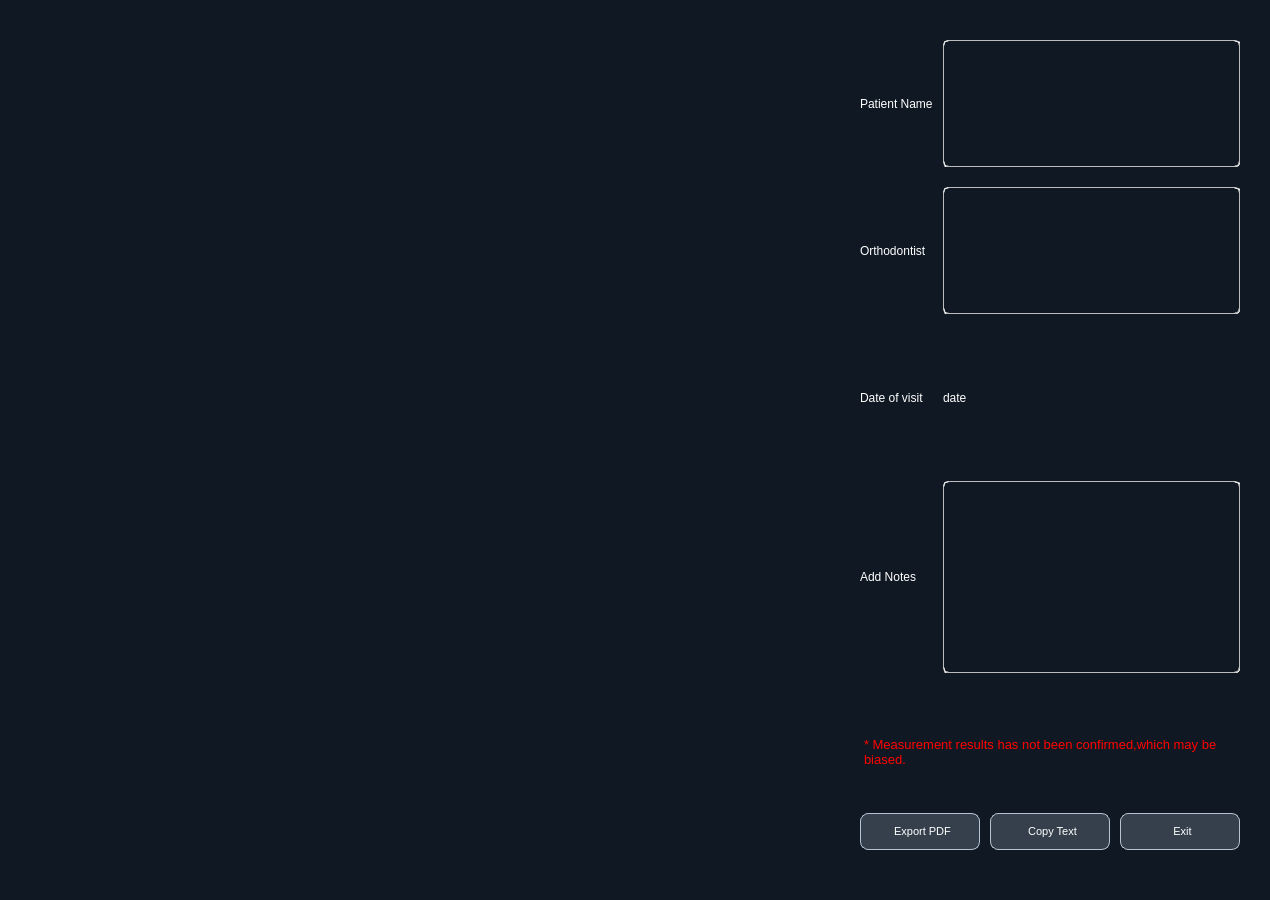
<?xml version="1.0" encoding="UTF-8"?>
<ui version="4.0">
 <class>PdfReaderGui</class>
 <widget class="QWidget" name="PdfReaderGui">
  <property name="geometry">
   <rect>
    <x>0</x>
    <y>0</y>
    <width>1270</width>
    <height>900</height>
   </rect>
  </property>
  <property name="sizePolicy">
   <sizepolicy hsizetype="Fixed" vsizetype="Fixed">
    <horstretch>0</horstretch>
    <verstretch>0</verstretch>
   </sizepolicy>
  </property>
  <property name="maximumSize">
   <size>
    <width>1515</width>
    <height>900</height>
   </size>
  </property>
  <property name="windowTitle">
   <string>AnalysisReportGui</string>
  </property>
  <property name="styleSheet">
   <string notr="true">QWidget
{
background-color:rgb(15,24,35);
font: 10pt &quot;微软雅黑&quot;;
color:white;
border:none;
}

QLineEdit
{
	border-color:rgb(188, 188, 188);
	border-width:1px;
	border-radius:5px;
	border-style:groove;
}

QTextEdit
{
	border-color:rgb(188, 188, 188);
	border-width:1px;
	border-radius:5px;
	border-style:groove;
}


QToolButton {
	min-height: 32px;
	background-color: #36404c;
	color: white;
	border-radius: 8px; 
    font: 8pt; 
    border:1px solid #b6c4d1;
    text-align:center;
    padding-left: 23px;
    padding-right: 18px;
}

QToolButton:disabled {
	background-color: #36404c;
	color: rgb(120, 120, 120);
}

QToolButton:hover {
	background-color: #5e6976;
	color: white;
}

QToolButton:pressed {
	background-color: #36404c;
	color: white;
}

QPushButton#closeBtn {
    border-image: url(:/dark/res/dark/images/titleBar/close.svg);
}

QPushButton#closeBtn:pressed {
    border-image: url(:/dark/res/dark/images/titleBar/close_blue.svg);
}

QTextEdit#textEdit
{
	color:red;
	border-width:0px;
	border-radius:0px;
	border-style:groove;
}

QWidget#PdfReaderGui QCheckBox:enabled {
    color: white;
}

QWidget#PdfReaderGui QCheckBox:!enabled {
    color: gray;
}

QWidget#PdfReaderGui QCheckBox:checked:!enabled {
    color: gray;
}

QWidget#PdfReaderGui QCheckBox:indeterminate:!enabled {
    color: gray;
}

QWidget#PdfReaderGui QCheckBox::indicator {
    width: 13px;
    height: 13px;
}

    QWidget#PdfReaderGui QCheckBox::indicator:unchecked {
        image: url(:/res/dark/images/radio_normal.png);
        color: white;
    }

    QWidget#PdfReaderGui QCheckBox::indicator:checked {
        image: url(:/res/dark/images/radio_pressed.png);
        color: white;
    }

    QWidget#PdfReaderGui QCheckBox::indicator:disabled {
        image: url(:/res/dark/images/radio_disabled.png);
        color: gray;
    }
</string>
  </property>
  <layout class="QHBoxLayout" name="horizontalLayout_2">
   <property name="spacing">
    <number>10</number>
   </property>
   <property name="leftMargin">
    <number>30</number>
   </property>
   <property name="topMargin">
    <number>40</number>
   </property>
   <property name="rightMargin">
    <number>30</number>
   </property>
   <property name="bottomMargin">
    <number>30</number>
   </property>
   <item>
    <widget class="QScrollArea" name="scrollArea">
     <property name="sizePolicy">
      <sizepolicy hsizetype="Expanding" vsizetype="Minimum">
       <horstretch>0</horstretch>
       <verstretch>0</verstretch>
      </sizepolicy>
     </property>
     <property name="minimumSize">
      <size>
       <width>820</width>
       <height>0</height>
      </size>
     </property>
     <property name="widgetResizable">
      <bool>true</bool>
     </property>
     <property name="alignment">
      <set>Qt::AlignLeading|Qt::AlignLeft|Qt::AlignVCenter</set>
     </property>
     <widget class="QWidget" name="scrollAreaWidgetContents">
      <property name="geometry">
       <rect>
        <x>0</x>
        <y>0</y>
        <width>820</width>
        <height>830</height>
       </rect>
      </property>
      <layout class="QVBoxLayout" name="verticalLayout_3">
       <property name="spacing">
        <number>10</number>
       </property>
       <property name="leftMargin">
        <number>0</number>
       </property>
       <property name="topMargin">
        <number>0</number>
       </property>
       <property name="rightMargin">
        <number>0</number>
       </property>
       <property name="bottomMargin">
        <number>0</number>
       </property>
       <item>
        <layout class="QVBoxLayout" name="verticalLayout_2">
         <property name="spacing">
          <number>10</number>
         </property>
         <property name="sizeConstraint">
          <enum>QLayout::SetMaximumSize</enum>
         </property>
        </layout>
       </item>
      </layout>
     </widget>
    </widget>
   </item>
   <item>
    <layout class="QVBoxLayout" name="verticalLayout">
     <property name="spacing">
      <number>20</number>
     </property>
     <item>
      <layout class="QGridLayout" name="gridLayout">
       <property name="horizontalSpacing">
        <number>10</number>
       </property>
       <property name="verticalSpacing">
        <number>20</number>
       </property>
       <item row="3" column="0">
        <widget class="QLabel" name="date_lab">
         <property name="text">
          <string>Date of visit</string>
         </property>
        </widget>
       </item>
       <item row="3" column="1">
        <widget class="QLabel" name="date_value_lab">
         <property name="text">
          <string>date</string>
         </property>
        </widget>
       </item>
       <item row="4" column="0">
        <widget class="QLabel" name="note_lab">
         <property name="text">
          <string>Add Notes</string>
         </property>
        </widget>
       </item>
       <item row="1" column="0">
        <widget class="QLabel" name="patient_name_lab">
         <property name="text">
          <string>Patient Name</string>
         </property>
        </widget>
       </item>
       <item row="4" column="1">
        <widget class="QTextEdit" name="note_textEdit">
         <property name="sizePolicy">
          <sizepolicy hsizetype="Expanding" vsizetype="Preferred">
           <horstretch>0</horstretch>
           <verstretch>0</verstretch>
          </sizepolicy>
         </property>
        </widget>
       </item>
       <item row="1" column="1">
        <widget class="QLineEdit" name="patient_name_lineEdit">
         <property name="sizePolicy">
          <sizepolicy hsizetype="Expanding" vsizetype="Preferred">
           <horstretch>0</horstretch>
           <verstretch>0</verstretch>
          </sizepolicy>
         </property>
        </widget>
       </item>
       <item row="2" column="1">
        <widget class="QLineEdit" name="doctor_name_lineEdit">
         <property name="sizePolicy">
          <sizepolicy hsizetype="Expanding" vsizetype="Preferred">
           <horstretch>0</horstretch>
           <verstretch>0</verstretch>
          </sizepolicy>
         </property>
        </widget>
       </item>
       <item row="2" column="0">
        <widget class="QLabel" name="doctor_name_lab">
         <property name="text">
          <string>Orthodontist</string>
         </property>
        </widget>
       </item>
      </layout>
     </item>
     <item>
      <layout class="QVBoxLayout" name="verticalLayout_5">
       <property name="spacing">
        <number>20</number>
       </property>
       <property name="topMargin">
        <number>20</number>
       </property>
       <item>
        <layout class="QVBoxLayout" name="all_select_verticalLayout_5">
         <property name="spacing">
          <number>20</number>
         </property>
         <property name="bottomMargin">
          <number>20</number>
         </property>
        </layout>
       </item>
       <item>
        <layout class="QGridLayout" name="checkbox_gridLayout">
         <property name="horizontalSpacing">
          <number>10</number>
         </property>
         <property name="verticalSpacing">
          <number>20</number>
         </property>
        </layout>
       </item>
      </layout>
     </item>
     <item>
      <widget class="QTextEdit" name="textEdit">
       <property name="maximumSize">
        <size>
         <width>16777215</width>
         <height>60</height>
        </size>
       </property>
       <property name="readOnly">
        <bool>true</bool>
       </property>
       <property name="html">
        <string>&lt;!DOCTYPE HTML PUBLIC &quot;-//W3C//DTD HTML 4.0//EN&quot; &quot;http://www.w3.org/TR/REC-html40/strict.dtd&quot;&gt;
&lt;html&gt;&lt;head&gt;&lt;meta name=&quot;qrichtext&quot; content=&quot;1&quot; /&gt;&lt;style type=&quot;text/css&quot;&gt;
p, li { white-space: pre-wrap; }
&lt;/style&gt;&lt;/head&gt;&lt;body style=&quot; font-family:'微软雅黑'; font-size:10pt; font-weight:400; font-style:normal;&quot;&gt;
&lt;p style=&quot; margin-top:0px; margin-bottom:0px; margin-left:0px; margin-right:0px; -qt-block-indent:0; text-indent:0px;&quot;&gt;* Measurement results has not been confirmed,which may be biased.&lt;/p&gt;&lt;/body&gt;&lt;/html&gt;</string>
       </property>
      </widget>
     </item>
     <item>
      <layout class="QHBoxLayout" name="horizontalLayout">
       <property name="spacing">
        <number>10</number>
       </property>
       <property name="bottomMargin">
        <number>20</number>
       </property>
       <item>
        <widget class="QToolButton" name="export_toolButton">
         <property name="sizePolicy">
          <sizepolicy hsizetype="Preferred" vsizetype="Fixed">
           <horstretch>0</horstretch>
           <verstretch>0</verstretch>
          </sizepolicy>
         </property>
         <property name="minimumSize">
          <size>
           <width>100</width>
           <height>34</height>
          </size>
         </property>
         <property name="maximumSize">
          <size>
           <width>200</width>
           <height>16777215</height>
          </size>
         </property>
         <property name="layoutDirection">
          <enum>Qt::RightToLeft</enum>
         </property>
         <property name="text">
          <string>Export PDF</string>
         </property>
         <property name="toolButtonStyle">
          <enum>Qt::ToolButtonTextBesideIcon</enum>
         </property>
        </widget>
       </item>
       <item>
        <widget class="QToolButton" name="copy_text_toolButton">
         <property name="sizePolicy">
          <sizepolicy hsizetype="Preferred" vsizetype="Fixed">
           <horstretch>0</horstretch>
           <verstretch>0</verstretch>
          </sizepolicy>
         </property>
         <property name="minimumSize">
          <size>
           <width>100</width>
           <height>34</height>
          </size>
         </property>
         <property name="maximumSize">
          <size>
           <width>200</width>
           <height>16777215</height>
          </size>
         </property>
         <property name="layoutDirection">
          <enum>Qt::RightToLeft</enum>
         </property>
         <property name="text">
          <string>Copy Text</string>
         </property>
         <property name="toolButtonStyle">
          <enum>Qt::ToolButtonTextBesideIcon</enum>
         </property>
        </widget>
       </item>
       <item>
        <widget class="QToolButton" name="cancel_toolButton">
         <property name="sizePolicy">
          <sizepolicy hsizetype="Preferred" vsizetype="Fixed">
           <horstretch>0</horstretch>
           <verstretch>0</verstretch>
          </sizepolicy>
         </property>
         <property name="minimumSize">
          <size>
           <width>100</width>
           <height>34</height>
          </size>
         </property>
         <property name="maximumSize">
          <size>
           <width>200</width>
           <height>16777215</height>
          </size>
         </property>
         <property name="layoutDirection">
          <enum>Qt::RightToLeft</enum>
         </property>
         <property name="text">
          <string>Exit</string>
         </property>
         <property name="toolButtonStyle">
          <enum>Qt::ToolButtonTextBesideIcon</enum>
         </property>
         <property name="autoRaise">
          <bool>false</bool>
         </property>
        </widget>
       </item>
      </layout>
     </item>
    </layout>
   </item>
  </layout>
 </widget>
 <resources/>
 <connections/>
</ui>
